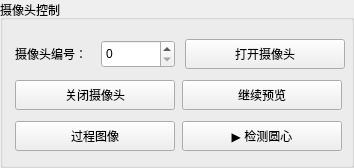
               <widget class="QGroupBox" name="groupBox_calibCamera">
                <property name="sizePolicy">
                 <sizepolicy hsizetype="Fixed" vsizetype="Preferred">
                  <horstretch>0</horstretch>
                  <verstretch>0</verstretch>
                 </sizepolicy>
                </property>
                <property name="minimumSize">
                 <size>
                  <width>354</width>
                  <height>168</height>
                 </size>
                </property>
                <property name="maximumSize">
                 <size>
                  <width>354</width>
                  <height>168</height>
                 </size>
                </property>
                <property name="title">
                 <string>摄像头控制</string>
                </property>
                <layout class="QVBoxLayout" name="verticalLayout_calibCameraRows">
                 <property name="spacing">
                  <number>8</number>
                 </property>
                 <property name="leftMargin">
                  <number>12</number>
                 </property>
                 <property name="topMargin">
                  <number>16</number>
                 </property>
                 <property name="rightMargin">
                  <number>12</number>
                 </property>
                 <property name="bottomMargin">
                  <number>10</number>
                 </property>
                 <item>
                  <layout class="QHBoxLayout" name="horizontalLayout_calibCameraIndex">
                   <property name="spacing">
                    <number>10</number>
                   </property>
                   <property name="leftMargin">
                    <number>0</number>
                   </property>
                   <property name="topMargin">
                    <number>0</number>
                   </property>
                   <property name="rightMargin">
                    <number>0</number>
                   </property>
                   <property name="bottomMargin">
                    <number>0</number>
                   </property>
                   <item>
                    <widget class="QLabel" name="label_calibCamIndex">
                     <property name="minimumSize">
                      <size>
                       <width>76</width>
                       <height>24</height>
                      </size>
                     </property>
                     <property name="maximumSize">
                      <size>
                       <width>76</width>
                       <height>24</height>
                      </size>
                     </property>
                     <property name="text">
                      <string>摄像头编号：</string>
                     </property>
                    </widget>
                   </item>
                   <item>
                    <widget class="QSpinBox" name="spinBox_calibCamIndex">
                     <property name="minimumSize">
                      <size>
                       <width>74</width>
                       <height>24</height>
                      </size>
                     </property>
                     <property name="maximumSize">
                      <size>
                       <width>74</width>
                       <height>28</height>
                      </size>
                     </property>
                     <property name="minimum">
                      <number>0</number>
                     </property>
                     <property name="maximum">
                      <number>9</number>
                     </property>
                     <property name="value">
                      <number>0</number>
                     </property>
                    </widget>
                   </item>
                   <item>
                    <widget class="QPushButton" name="btnCalibOpenCamera">
                     <property name="sizePolicy">
                      <sizepolicy hsizetype="Minimum" vsizetype="Minimum">
                       <horstretch>0</horstretch>
                       <verstretch>0</verstretch>
                      </sizepolicy>
                     </property>
                     <property name="minimumSize">
                      <size>
                       <width>160</width>
                       <height>26</height>
                      </size>
                     </property>
                     <property name="maximumSize">
                      <size>
                       <width>160</width>
                       <height>30</height>
                      </size>
                     </property>
                     <property name="text">
                      <string>打开摄像头</string>
                     </property>
                    </widget>
                   </item>
                  </layout>
                 </item>
                 <item>
                  <layout class="QHBoxLayout" name="horizontalLayout_calibCameraOpenClose">
                   <property name="spacing">
                    <number>10</number>
                   </property>
                   <property name="leftMargin">
                    <number>0</number>
                   </property>
                   <property name="topMargin">
                    <number>0</number>
                   </property>
                   <property name="rightMargin">
                    <number>0</number>
                   </property>
                   <property name="bottomMargin">
                    <number>0</number>
                   </property>
                   <item>
                    <widget class="QPushButton" name="btnCalibCloseCamera">
                     <property name="enabled">
                      <bool>true</bool>
                     </property>
                     <property name="sizePolicy">
                      <sizepolicy hsizetype="Minimum" vsizetype="Minimum">
                       <horstretch>0</horstretch>
                       <verstretch>0</verstretch>
                      </sizepolicy>
                     </property>
                     <property name="minimumSize">
                      <size>
                       <width>160</width>
                       <height>26</height>
                      </size>
                     </property>
                     <property name="maximumSize">
                      <size>
                       <width>160</width>
                       <height>30</height>
                      </size>
                     </property>
                     <property name="text">
                      <string>关闭摄像头</string>
                     </property>
                    </widget>
                   </item>
                   <item>
                    <widget class="QPushButton" name="btnCalibCapture">
                     <property name="sizePolicy">
                      <sizepolicy hsizetype="Minimum" vsizetype="Minimum">
                       <horstretch>0</horstretch>
                       <verstretch>0</verstretch>
                      </sizepolicy>
                     </property>
                     <property name="minimumSize">
                      <size>
                       <width>160</width>
                       <height>26</height>
                      </size>
                     </property>
                     <property name="maximumSize">
                      <size>
                       <width>160</width>
                       <height>30</height>
                      </size>
                     </property>
                     <property name="text">
                      <string>继续预览</string>
                     </property>
                    </widget>
                   </item>
                  </layout>
                 </item>
                 <item>
                  <layout class="QHBoxLayout" name="horizontalLayout_calibCameraRoi">
                   <property name="spacing">
                    <number>10</number>
                   </property>
                   <property name="leftMargin">
                    <number>0</number>
                   </property>
                   <property name="topMargin">
                    <number>0</number>
                   </property>
                   <property name="rightMargin">
                    <number>0</number>
                   </property>
                   <property name="bottomMargin">
                    <number>0</number>
                   </property>
                   <item>
                    <widget class="QPushButton" name="btnguocheng">
                     <property name="minimumSize">
                      <size>
                       <width>160</width>
                       <height>26</height>
                      </size>
                     </property>
                     <property name="maximumSize">
                      <size>
                       <width>160</width>
                       <height>30</height>
                      </size>
                     </property>
                     <property name="styleSheet">
                      <string/>
                     </property>
                     <property name="text">
                      <string>过程图像</string>
                     </property>
                    </widget>
                   </item>
                   <item>
                    <widget class="QPushButton" name="btnCalibDetect">
                     <property name="sizePolicy">
                      <sizepolicy hsizetype="Minimum" vsizetype="Minimum">
                       <horstretch>0</horstretch>
                       <verstretch>0</verstretch>
                      </sizepolicy>
                     </property>
                     <property name="minimumSize">
                      <size>
                       <width>160</width>
                       <height>26</height>
                      </size>
                     </property>
                     <property name="maximumSize">
                      <size>
                       <width>160</width>
                       <height>30</height>
                      </size>
                     </property>
                     <property name="styleSheet">
                      <string/>
                     </property>
                     <property name="text">
                      <string>▶ 检测圆心</string>
                     </property>
                    </widget>
                   </item>
                  </layout>
                 </item>
                </layout>
               </widget>
